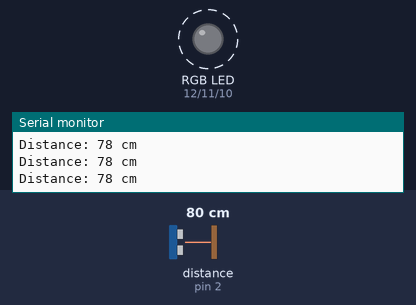
A sketch run on a simulated Arduino Uno, built with avr-gcc and run on an emulated ATmega328P. Shown: an RGB LED mixed from three pins (HIGH = lit), the last lines printed to the serial monitor. Wiring (inferred from the names in the program): ultrasonic range finder: trigger pin 3; echo pin 2. Dashed ring = blinking. The test bench sets the inputs (shaded band); at power-on: distance to the obstacle (sensor on pin 2) 80 cm. The echo pulse lasts 58.3 µs per cm; pins used as bus, display or sensor lines are not drawn.

Above: at 1.3 s.
1.4 s: distance to the obstacle (sensor on pin 2) set to 199 cm
4.4 s: distance to the obstacle (sensor on pin 2) set to 207 cm
At 6.4 s:
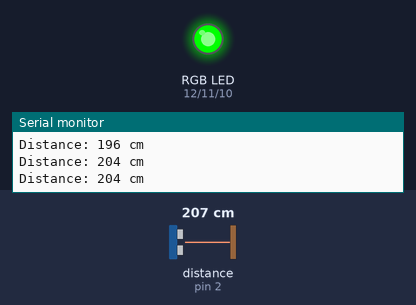
7.4 s: distance to the obstacle (sensor on pin 2) set to 2 cm
At 7.75 s:
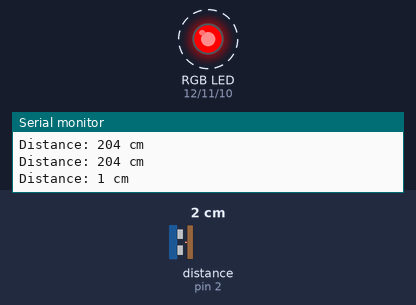
10.4 s: distance to the obstacle (sensor on pin 2) set to 250 cm
At 11.4 s:
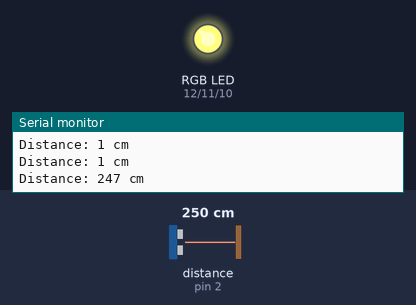
Timing chart, 0 to 34.4 s (numbered marks = the images above; inputs shaded):
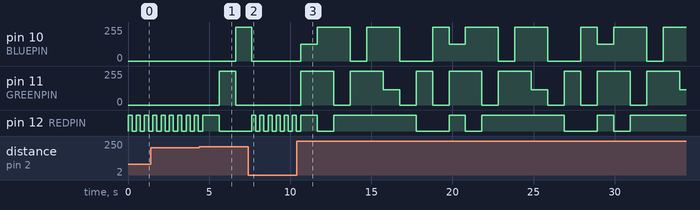

The sketch:

Week2LAB.ino
```cpp
// Written by Chloe Lynne Choi

// define pins
#define REDPIN 12
#define GREENPIN 11
#define BLUEPIN 10

#define echoPin 2
#define trigPin 3

// defines variables
long duration; // variable for the duration of sound wave travel
int distance; // variable for the distance measurement

// define colors
int colors[8][3] = {{255,0,0},{0,255,0},{0,0,255},{255,255,125},{0,255,255},{255,0,255},{255,255,0},{255,255,255}};
int colorIndex = 0;

void setup() {
  // Sets up RGB pins
  pinMode(REDPIN, OUTPUT);
  pinMode(GREENPIN, OUTPUT);
  pinMode(BLUEPIN, OUTPUT);

  // Sets up Ultrasensor pins
  pinMode(trigPin, OUTPUT);
  pinMode(echoPin, INPUT);

  Serial.begin(9600);
}

void loop() {
  // Clears the trigPin condition
  digitalWrite(trigPin, LOW);
  delayMicroseconds(2);
  // Sets the trigPin HIGH (ACTIVE) for 10 microseconds
  digitalWrite(trigPin, HIGH);
  delayMicroseconds(10);
  digitalWrite(trigPin, LOW);
  // Reads the echoPin, returns the sound wave travel time in microseconds
  duration = pulseIn(echoPin, HIGH);
  // Calculating the distance
  distance = duration * 0.034 / 2; // Speed of sound wave divided by 2 (go and back)

  Serial.print("Distance: ");
  Serial.print(distance);
  Serial.println(" cm");

  if (distance < 200) {
    RGB_color(255, 0, 0); // Red
    delay(250);
    RGB_color(0, 0, 0); // Red
    delay(250);
  } else {
    RGB_color(colors[colorIndex][0],colors[colorIndex][1],colors[colorIndex][2]);
    delay(1000);
    colorIndex++;
    if (colorIndex > 8) {
      colorIndex = 0;
    }
  }
}

void RGB_color(int red_light_value, int green_light_value, int blue_light_value) {
  analogWrite(REDPIN, red_light_value);
  analogWrite(GREENPIN, green_light_value);
  analogWrite(BLUEPIN, blue_light_value);
}
```

Measured:
- the behaviour switches between 202 and 203 cm on distance to the obstacle (sensor on pin 2) (found by bisection; images 0 and 1)
- after the input at 4.4 s, pin 10 (BLUEPIN): 0/255 → 255/255 after 2.2 s; pin 11 (GREENPIN): 0/255 → 255/255 after 1.2 s, → 0/255 1.0 s later
- after the input at 7.4 s, pin 11 (GREENPIN): stays 0/255 (without the input it goes to 255/255 after 0.24 s)
- by itself, pin 12 (REDPIN): repeats every 9.1 s: LOW 1.0 s, HIGH 5.1 s, LOW 2.0 s, HIGH 1.0 s
